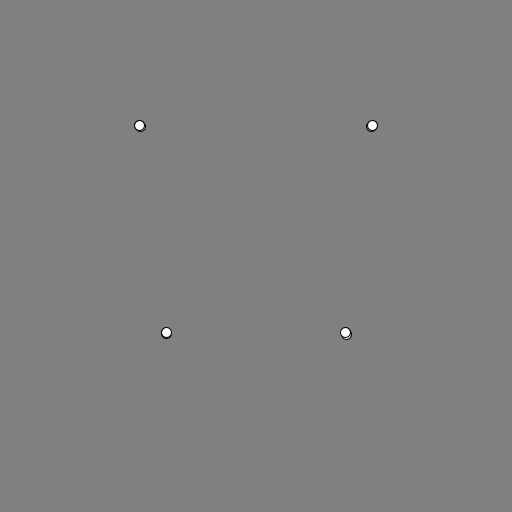
Frame 1 (no input)
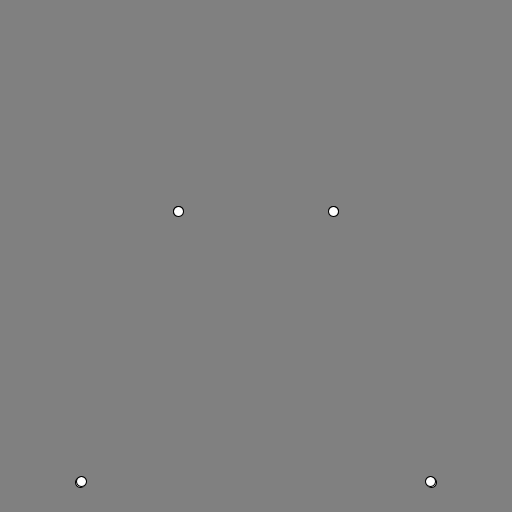
Frame 60 (the mouse pressed at the canvas centre just before this capture)
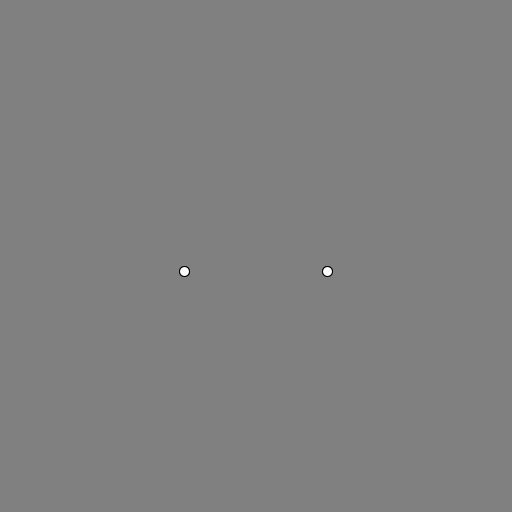
Frame 120 (the mouse held since frame 60 and released just before this capture)

The Processing sketch that drew these frames (run headless with seeded random() and noise(); from frame 60 on, the mouse is pressed at the canvas centre):

// Processing sketch: sketch_18_proyeccion
// ── sketch_18_proyeccion.pde
ArrayList<PVector> cubo;
float [][] orto = {
  {1, 0, 0},
  {0, 1, 0},
  {0, 0, 0}
};

void setup() {
  size(512, 512);
  cubo = new ArrayList<PVector>();
  cubo.add(new PVector(50, 50, 50));
  cubo.add(new PVector(-50, 50, 50));
  cubo.add(new PVector(-50, -50, 50));
  cubo.add(new PVector(50, -50, 50));
  
  cubo.add(new PVector(50, 50, -50));
  cubo.add(new PVector(-50, 50, -50));
  cubo.add(new PVector(-50, -50, -50));
  cubo.add(new PVector(50, -50, -50));
}

void draw() {
  background(128);
  ArrayList<PVector> cubo2d = new ArrayList<PVector>();
  translate(256, 256);
   for (PVector p3 : cubo) {
     float [][] R_x = Rx(0.001*millis());

     //float [][] R_x = Rz(0);
     // Rotación sobre el ejec X
     PVector rp3 = Mult3x3v3(R_x,p3);
     PVector tp3 = PVector.add(rp3,new PVector(0,0,000));
     // Proyección punto R3 a R2
     //PVector p2 = Mult3x3v3(orto,rp3);
     PVector p2 = Perspectiva(100, tp3);
     circle(p2.x, p2.y, 10);
     cubo2d.add(p2);
   } 
  //DibujarCubo2D(cubo2d);
}

PVector Mult3x3v3(float [][]M, PVector v) {
  PVector r = new PVector();
  r.x = M[0][0]*v.x + M[0][1]*v.y + M[0][2]*v.z;
  r.y = M[1][0]*v.x + M[1][1]*v.y + M[1][2]*v.z;
  r.z = M[2][0]*v.x + M[2][1]*v.y + M[2][2]*v.z;
  return r;
}

float [][] Rx(float theta) {
  float [][] R ={
    {1, 0, 0},
    {0, cos(theta), -sin(theta)},
    {0, sin(theta), cos(theta)}
  };
  return R;
}

float [][] Ry(float theta) {
float [][] R ={
    {cos(theta), 0, sin(theta)},
    {0, 1, 0},
    {-sin(theta), 0, cos(theta)}
  };
  return R;
}

float [][] Rz(float theta) {
float [][] R ={
    {cos(theta), -sin(theta), 0},
    {sin(theta), cos(theta), 0},
    {0, 0, 1}
  };
  return R;
}

PVector Perspectiva(float d, PVector p3) {
  float [][] M = {
    {1, 0, 0},
    {0, 1, 0},
    {0, 0, 1/d}
  };
  
  PVector pnn = Mult3x3v3(M, p3);
  return pnn.div(pnn.z);
}

void DibujarCubo2D(ArrayList<PVector> p) {
  Linea(p.get(0), p.get(1));
  Linea(p.get(1), p.get(2));
  Linea(p.get(2), p.get(3));
  Linea(p.get(3), p.get(0));
  
  Linea(p.get(4), p.get(5));
  Linea(p.get(5), p.get(6));
  Linea(p.get(6), p.get(7));
  Linea(p.get(7), p.get(4));
  
  Linea(p.get(0), p.get(4));
  //Linea(p.get(1), p.get(5));
  //Linea(p.get(2), p.get(6));
  //Linea(p.get(3), p.get(7));
  
  
}

void Linea(PVector a, PVector b) {
  line(a.x, a.y, b.x, b.y);
}
